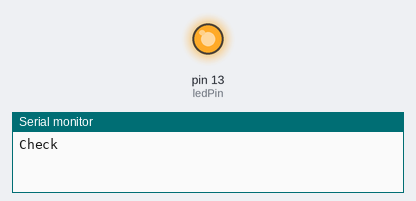
Bench run of a sketch on a simulated Arduino Uno, built with avr-gcc and run on an emulated ATmega328P. Parts: output pins drawn as LEDs (lit = HIGH), the last lines printed to the serial monitor.

Above: at 0.7 s.
At 5.2 s:
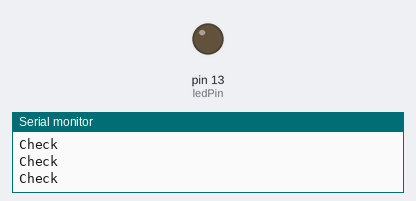
Timing chart, 0 to 6.9 s (numbered marks = the images above):
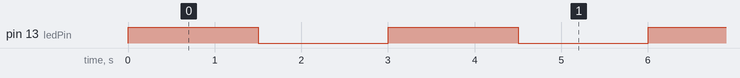

Measured:
- by itself, pin 13 (ledPin): alternates HIGH for 1.5 s and LOW for 1.5 s

The sketch:

sketch_jan05a.ino
```cpp
const byte ledPin = LED_BUILTIN;
const byte interruptPin = 4;
volatile byte state = LOW;

void setup() {

  Serial.begin(9600);
  while (!Serial) ;

  pinMode(ledPin, OUTPUT);
  //pinMode(interruptPin, INPUT_PULLUP);
  //attachInterrupt(digitalPinToInterrupt(interruptPin), blink, RISING);
}

void loop() {
  state = !state;
  digitalWrite(ledPin, state);
  Serial.println("Check");
  delay(1500);
}
```
